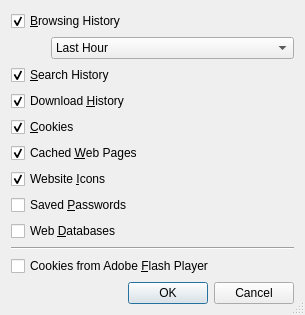
<?xml version="1.0" encoding="UTF-8"?>
<ui version="4.0">
 <class>HelpClearPrivateDataDialog</class>
 <widget class="QDialog" name="HelpClearPrivateDataDialog">
  <property name="geometry">
   <rect>
    <x>0</x>
    <y>0</y>
    <width>305</width>
    <height>289</height>
   </rect>
  </property>
  <property name="windowTitle">
   <string>Clear Private Data</string>
  </property>
  <property name="sizeGripEnabled">
   <bool>true</bool>
  </property>
  <layout class="QVBoxLayout" name="verticalLayout">
   <item>
    <widget class="QCheckBox" name="historyCheckBox">
     <property name="toolTip">
      <string>Select to clear the browsing history</string>
     </property>
     <property name="text">
      <string>&amp;Browsing History</string>
     </property>
     <property name="checked">
      <bool>true</bool>
     </property>
    </widget>
   </item>
   <item>
    <layout class="QHBoxLayout" name="horizontalLayout">
     <item>
      <spacer name="horizontalSpacer">
       <property name="orientation">
        <enum>Qt::Horizontal</enum>
       </property>
       <property name="sizeHint" stdset="0">
        <size>
         <width>40</width>
         <height>20</height>
        </size>
       </property>
      </spacer>
     </item>
     <item>
      <widget class="QComboBox" name="historyCombo">
       <property name="sizePolicy">
        <sizepolicy hsizetype="Expanding" vsizetype="Fixed">
         <horstretch>1</horstretch>
         <verstretch>0</verstretch>
        </sizepolicy>
       </property>
       <property name="toolTip">
        <string>Select the history period to be deleted</string>
       </property>
       <item>
        <property name="text">
         <string>Last Hour</string>
        </property>
       </item>
       <item>
        <property name="text">
         <string>Last Day</string>
        </property>
       </item>
       <item>
        <property name="text">
         <string>Last Week</string>
        </property>
       </item>
       <item>
        <property name="text">
         <string>Last 4 Weeks</string>
        </property>
       </item>
       <item>
        <property name="text">
         <string>Whole Period</string>
        </property>
       </item>
      </widget>
     </item>
    </layout>
   </item>
   <item>
    <widget class="QCheckBox" name="searchCheckBox">
     <property name="toolTip">
      <string>Select to clear the search history</string>
     </property>
     <property name="text">
      <string>&amp;Search History</string>
     </property>
     <property name="checked">
      <bool>true</bool>
     </property>
    </widget>
   </item>
   <item>
    <widget class="QCheckBox" name="downloadsCheckBox">
     <property name="toolTip">
      <string>Select to clear the download history</string>
     </property>
     <property name="text">
      <string>Download &amp;History</string>
     </property>
     <property name="checked">
      <bool>true</bool>
     </property>
    </widget>
   </item>
   <item>
    <widget class="QCheckBox" name="cookiesCheckBox">
     <property name="toolTip">
      <string>Select to clear the cookies</string>
     </property>
     <property name="text">
      <string>&amp;Cookies</string>
     </property>
     <property name="checked">
      <bool>true</bool>
     </property>
    </widget>
   </item>
   <item>
    <widget class="QCheckBox" name="cacheCheckBox">
     <property name="toolTip">
      <string>Select to clear the disk cache</string>
     </property>
     <property name="text">
      <string>Cached &amp;Web Pages</string>
     </property>
     <property name="checked">
      <bool>true</bool>
     </property>
    </widget>
   </item>
   <item>
    <widget class="QCheckBox" name="iconsCheckBox">
     <property name="toolTip">
      <string>Select to clear the website icons</string>
     </property>
     <property name="text">
      <string>Website &amp;Icons</string>
     </property>
     <property name="checked">
      <bool>true</bool>
     </property>
    </widget>
   </item>
   <item>
    <widget class="QCheckBox" name="passwordsCheckBox">
     <property name="toolTip">
      <string>Select to clear the saved passwords</string>
     </property>
     <property name="text">
      <string>Saved &amp;Passwords</string>
     </property>
     <property name="checked">
      <bool>false</bool>
     </property>
    </widget>
   </item>
   <item>
    <widget class="QCheckBox" name="databasesCheckBox">
     <property name="toolTip">
      <string>Select to delete all web databases</string>
     </property>
     <property name="text">
      <string>Web &amp;Databases</string>
     </property>
    </widget>
   </item>
   <item>
    <widget class="Line" name="line">
     <property name="orientation">
      <enum>Qt::Horizontal</enum>
     </property>
    </widget>
   </item>
   <item>
    <widget class="QCheckBox" name="flashCookiesCheckBox">
     <property name="toolTip">
      <string>Select to clear cookies set by the Adobe Flash Player</string>
     </property>
     <property name="text">
      <string>Cookies from Adobe &amp;Flash Player</string>
     </property>
    </widget>
   </item>
   <item>
    <widget class="QDialogButtonBox" name="buttonBox">
     <property name="orientation">
      <enum>Qt::Horizontal</enum>
     </property>
     <property name="standardButtons">
      <set>QDialogButtonBox::Cancel|QDialogButtonBox::Ok</set>
     </property>
    </widget>
   </item>
  </layout>
 </widget>
 <tabstops>
  <tabstop>historyCheckBox</tabstop>
  <tabstop>historyCombo</tabstop>
  <tabstop>searchCheckBox</tabstop>
  <tabstop>downloadsCheckBox</tabstop>
  <tabstop>cookiesCheckBox</tabstop>
  <tabstop>cacheCheckBox</tabstop>
  <tabstop>iconsCheckBox</tabstop>
  <tabstop>passwordsCheckBox</tabstop>
  <tabstop>databasesCheckBox</tabstop>
  <tabstop>flashCookiesCheckBox</tabstop>
  <tabstop>buttonBox</tabstop>
 </tabstops>
 <resources/>
 <connections>
  <connection>
   <sender>buttonBox</sender>
   <signal>accepted()</signal>
   <receiver>HelpClearPrivateDataDialog</receiver>
   <slot>accept()</slot>
   <hints>
    <hint type="sourcelabel">
     <x>257</x>
     <y>243</y>
    </hint>
    <hint type="destinationlabel">
     <x>157</x>
     <y>252</y>
    </hint>
   </hints>
  </connection>
  <connection>
   <sender>buttonBox</sender>
   <signal>rejected()</signal>
   <receiver>HelpClearPrivateDataDialog</receiver>
   <slot>reject()</slot>
   <hints>
    <hint type="sourcelabel">
     <x>295</x>
     <y>243</y>
    </hint>
    <hint type="destinationlabel">
     <x>286</x>
     <y>252</y>
    </hint>
   </hints>
  </connection>
  <connection>
   <sender>historyCheckBox</sender>
   <signal>toggled(bool)</signal>
   <receiver>historyCombo</receiver>
   <slot>setEnabled(bool)</slot>
   <hints>
    <hint type="sourcelabel">
     <x>65</x>
     <y>19</y>
    </hint>
    <hint type="destinationlabel">
     <x>83</x>
     <y>45</y>
    </hint>
   </hints>
  </connection>
 </connections>
</ui>
